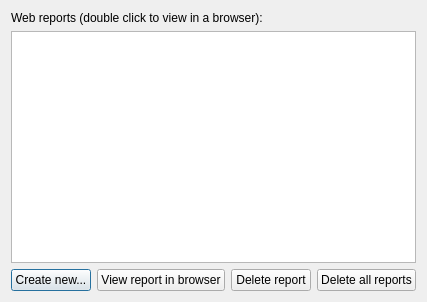
<?xml version="1.0" encoding="UTF-8"?>
<ui version="4.0">
 <class>Dialog</class>
 <widget class="QDialog" name="Dialog">
  <property name="geometry">
   <rect>
    <x>0</x>
    <y>0</y>
    <width>400</width>
    <height>302</height>
   </rect>
  </property>
  <property name="windowTitle">
   <string>Web reports</string>
  </property>
  <layout class="QVBoxLayout" name="verticalLayout">
   <item>
    <widget class="QLabel" name="label_6">
     <property name="sizePolicy">
      <sizepolicy hsizetype="Preferred" vsizetype="Fixed">
       <horstretch>0</horstretch>
       <verstretch>0</verstretch>
      </sizepolicy>
     </property>
     <property name="text">
      <string>Web reports (double click to view in a browser):</string>
     </property>
    </widget>
   </item>
   <item>
    <widget class="NiceListWidget" name="listActiveReports">
     <property name="sizePolicy">
      <sizepolicy hsizetype="Expanding" vsizetype="Expanding">
       <horstretch>0</horstretch>
       <verstretch>0</verstretch>
      </sizepolicy>
     </property>
     <property name="maximumSize">
      <size>
       <width>16777215</width>
       <height>16777215</height>
      </size>
     </property>
    </widget>
   </item>
   <item>
    <layout class="QHBoxLayout" name="horizontalLayout">
     <item>
      <widget class="QPushButton" name="btnCreateReport">
       <property name="sizePolicy">
        <sizepolicy hsizetype="Minimum" vsizetype="Preferred">
         <horstretch>0</horstretch>
         <verstretch>0</verstretch>
        </sizepolicy>
       </property>
       <property name="text">
        <string>Create new...</string>
       </property>
      </widget>
     </item>
     <item>
      <widget class="QPushButton" name="btnViewReport">
       <property name="sizePolicy">
        <sizepolicy hsizetype="Minimum" vsizetype="Preferred">
         <horstretch>0</horstretch>
         <verstretch>0</verstretch>
        </sizepolicy>
       </property>
       <property name="text">
        <string>View report in browser</string>
       </property>
      </widget>
     </item>
     <item>
      <widget class="QPushButton" name="btnDeleteReport">
       <property name="sizePolicy">
        <sizepolicy hsizetype="Minimum" vsizetype="Preferred">
         <horstretch>0</horstretch>
         <verstretch>0</verstretch>
        </sizepolicy>
       </property>
       <property name="text">
        <string>Delete report</string>
       </property>
      </widget>
     </item>
     <item>
      <widget class="QPushButton" name="btnDeleteAllReports">
       <property name="sizePolicy">
        <sizepolicy hsizetype="Minimum" vsizetype="Preferred">
         <horstretch>0</horstretch>
         <verstretch>0</verstretch>
        </sizepolicy>
       </property>
       <property name="text">
        <string>Delete all reports</string>
       </property>
      </widget>
     </item>
    </layout>
   </item>
  </layout>
 </widget>
 <customwidgets>
  <customwidget>
   <class>NiceListWidget</class>
   <extends>QListWidget</extends>
   <header>gaitutils.gui.qt_widgets</header>
  </customwidget>
 </customwidgets>
 <resources/>
 <connections/>
</ui>
